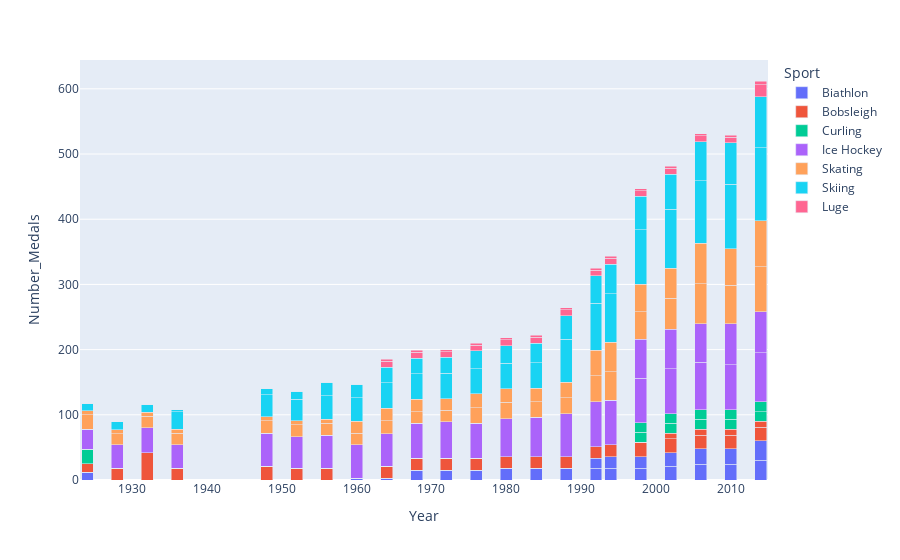

The notebook cell saved with this chart:
### Code cell
import plotly.express as px
 
df = df_final.copy()
 
fig = px.bar(df, x="Year", y="Number_Medals", color="Sport",
            hover_data=['Gender'], barmode = 'stack')
 
fig.show()

### Figure 1 — Plotly figure (JSON) as saved in the notebook; plotly's stock layout.template omitted (floating-point values rounded to 4 significant figures)
{"data": [{"alignmentgroup": "True", "customdata": [["Men"], ["Men"], ["Men"], ["Men"], ["Men"], ["Men"], ["Men"], ["Men"], ["Men"], ["Men"], ["Women"], ["Men"], ["Women"], ["Men"], ["Women"], ["Men"], ["Women"], ["Men"], ["Women"], ["Men"], ["Women"], ["Men"], ["Women"], ["Women"], ["Women"], ["Men"], ["Women"], ["Men"], ["Women"], ["Men"], ["Women"], ["Men"], ["Women"], ["Men"], ["Women"], ["Men"], ["Women"], ["Women"], ["Women"], ["Women"], ["Women"], ["Women"], ["Women"], ["Women"]], "hovertemplate": "Sport=Biathlon<br>Year=%{x}<br>Number_Medals=%{y}<br>Gender=%{customdata[0]}<extra></extra>", "legendgroup": "Biathlon", "marker": {"color": "#636efa"}, "name": "Biathlon", "offsetgroup": "Biathlon", "orientation": "v", "showlegend": true, "textposition": "auto", "type": "bar", "x": [1924, 1960, 1964, 1968, 1972, 1976, 1980, 1984, 1988, 1992, 1992, 1994, 1994, 1998, 1998, 2002, 2002, 2006, 2006, 2010, 2010, 2014, 2014, 1924, 1928, 1928, 1932, 1932, 1936, 1936, 1948, 1948, 1952, 1952, 1956, 1956, 1960, 1964, 1968, 1972, 1976, 1980, 1984, 1988], "xaxis": "x", "y": [12, 3, 3, 15, 15, 15, 18, 18, 18, 18, 15, 18, 18, 18, 18, 21, 21, 24, 24, 24, 24, 30, 30, 0, 0, 0, 0, 0, 0, 0, 0, 0, 0, 0, 0, 0, 0, 0, 0, 0, 0, 0, 0, 0], "yaxis": "y"}, {"alignmentgroup": "True", "customdata": [["Men"], ["Men"], ["Men"], ["Men"], ["Men"], ["Men"], ["Men"], ["Men"], ["Men"], ["Men"], ["Men"], ["Men"], ["Men"], ["Men"], ["Men"], ["Men"], ["Men"], ["Men"], ["Women"], ["Men"], ["Women"], ["Men"], ["Women"], ["Men"], ["Women"], ["Women"], ["Women"], ["Women"], ["Women"], ["Women"], ["Women"], ["Women"], ["Women"], ["Men"], ["Women"], ["Women"], ["Women"], ["Women"], ["Women"], ["Women"], ["Women"], ["Women"], ["Women"], ["Women"]], "hovertemplate": "Sport=Bobsleigh<br>Year=%{x}<br>Number_Medals=%{y}<br>Gender=%{customdata[0]}<extra></extra>", "legendgroup": "Bobsleigh", "marker": {"color": "#EF553B"}, "name": "Bobsleigh", "offsetgroup": "Bobsleigh", "orientation": "v", "showlegend": true, "textposition": "auto", "type": "bar", "x": [1924, 1928, 1932, 1936, 1948, 1952, 1956, 1964, 1968, 1972, 1976, 1980, 1984, 1988, 1992, 1994, 1998, 2002, 2002, 2006, 2006, 2010, 2010, 2014, 2014, 1924, 1928, 1932, 1936, 1948, 1952, 1956, 1960, 1960, 1964, 1968, 1972, 1976, 1980, 1984, 1988, 1992, 1994, 1998], "xaxis": "x", "y": [13, 18, 42, 18, 21, 18, 18, 18, 18, 18, 18, 18, 18, 18, 18, 18, 22, 21, 9, 21, 9, 21, 9, 21, 9, 0, 0, 0, 0, 0, 0, 0, 0, 0, 0, 0, 0, 0, 0, 0, 0, 0, 0, 0], "yaxis": "y"}, {"alignmentgroup": "True", "customdata": [["Men"], ["Men"], ["Women"], ["Men"], ["Women"], ["Men"], ["Women"], ["Men"], ["Women"], ["Men"], ["Women"], ["Women"], ["Women"], ["Men"], ["Women"], ["Men"], ["Women"], ["Men"], ["Women"], ["Men"], ["Women"], ["Men"], ["Women"], ["Men"], ["Women"], ["Men"], ["Women"], ["Men"], ["Women"], ["Men"], ["Women"], ["Men"], ["Women"], ["Men"], ["Women"], ["Men"], ["Women"], ["Men"], ["Women"], ["Men"], ["Women"], ["Men"], ["Women"], ["Men"]], "hovertemplate": "Sport=Curling<br>Year=%{x}<br>Number_Medals=%{y}<br>Gender=%{customdata[0]}<extra></extra>", "legendgroup": "Curling", "marker": {"color": "#00cc96"}, "name": "Curling", "offsetgroup": "Curling", "orientation": "v", "showlegend": true, "textposition": "auto", "type": "bar", "x": [1924, 1998, 1998, 2002, 2002, 2006, 2006, 2010, 2010, 2014, 2014, 1924, 1928, 1928, 1932, 1932, 1936, 1936, 1948, 1948, 1952, 1952, 1956, 1956, 1960, 1960, 1964, 1964, 1968, 1968, 1972, 1972, 1976, 1976, 1980, 1980, 1984, 1984, 1988, 1988, 1992, 1992, 1994, 1994], "xaxis": "x", "y": [22, 15, 15, 15, 15, 15, 15, 15, 15, 15, 15, 0, 0, 0, 0, 0, 0, 0, 0, 0, 0, 0, 0, 0, 0, 0, 0, 0, 0, 0, 0, 0, 0, 0, 0, 0, 0, 0, 0, 0, 0, 0, 0, 0], "yaxis": "y"}, {"alignmentgroup": "True", "customdata": [["Men"], ["Men"], ["Men"], ["Men"], ["Men"], ["Men"], ["Men"], ["Men"], ["Men"], ["Men"], ["Men"], ["Men"], ["Men"], ["Men"], ["Men"], ["Men"], ["Men"], ["Men"], ["Women"], ["Men"], ["Women"], ["Men"], ["Women"], ["Men"], ["Women"], ["Men"], ["Women"], ["Women"], ["Women"], ["Women"], ["Women"], ["Women"], ["Women"], ["Women"], ["Women"], ["Women"], ["Women"], ["Women"], ["Women"], ["Women"], ["Women"], ["Women"], ["Women"], ["Women"]], "hovertemplate": "Sport=Ice Hockey<br>Year=%{x}<br>Number_Medals=%{y}<br>Gender=%{customdata[0]}<extra></extra>", "legendgroup": "Ice Hockey", "marker": {"color": "#ab63fa"}, "name": "Ice Hockey", "offsetgroup": "Ice Hockey", "orientation": "v", "showlegend": true, "textposition": "auto", "type": "bar", "x": [1924, 1928, 1932, 1936, 1948, 1952, 1956, 1960, 1964, 1968, 1972, 1976, 1980, 1984, 1988, 1992, 1994, 1998, 1998, 2002, 2002, 2006, 2006, 2010, 2010, 2014, 2014, 1924, 1928, 1932, 1936, 1948, 1952, 1956, 1960, 1964, 1968, 1972, 1976, 1980, 1984, 1988, 1992, 1994], "xaxis": "x", "y": [31, 36, 38, 36, 51, 48, 51, 51, 50, 54, 56, 54, 58, 60, 66, 69, 68, 68, 60, 69, 60, 73, 59, 69, 63, 75, 63, 0, 0, 0, 0, 0, 0, 0, 0, 0, 0, 0, 0, 0, 0, 0, 0, 0], "yaxis": "y"}, {"alignmentgroup": "True", "customdata": [["Men"], ["Women"], ["Men"], ["Women"], ["Men"], ["Women"], ["Men"], ["Women"], ["Men"], ["Women"], ["Men"], ["Women"], ["Men"], ["Women"], ["Men"], ["Women"], ["Men"], ["Women"], ["Men"], ["Women"], ["Men"], ["Women"], ["Men"], ["Women"], ["Men"], ["Women"], ["Men"], ["Women"], ["Men"], ["Women"], ["Men"], ["Women"], ["Men"], ["Women"], ["Men"], ["Women"], ["Men"], ["Women"], ["Men"], ["Women"], ["Men"], ["Women"], ["Men"], ["Women"]], "hovertemplate": "Sport=Skating<br>Year=%{x}<br>Number_Medals=%{y}<br>Gender=%{customdata[0]}<extra></extra>", "legendgroup": "Skating", "marker": {"color": "#FFA15A"}, "name": "Skating", "offsetgroup": "Skating", "orientation": "v", "showlegend": true, "textposition": "auto", "type": "bar", "x": [1924, 1924, 1928, 1928, 1932, 1932, 1936, 1936, 1948, 1948, 1952, 1952, 1956, 1956, 1960, 1960, 1964, 1964, 1968, 1968, 1972, 1972, 1976, 1976, 1980, 1980, 1984, 1984, 1988, 1988, 1992, 1992, 1994, 1994, 1998, 1998, 2002, 2002, 2006, 2006, 2010, 2010, 2014, 2014], "xaxis": "x", "y": [22, 6, 17, 6, 18, 6, 18, 6, 19, 6, 19, 6, 18, 6, 18, 18, 20, 19, 18, 19, 18, 18, 24, 21, 25, 21, 24, 21, 24, 24, 40, 39, 44, 45, 42, 42, 48, 46, 61, 62, 59, 56, 69, 71], "yaxis": "y"}, {"alignmentgroup": "True", "customdata": [["Men"], ["Men"], ["Men"], ["Men"], ["Women"], ["Men"], ["Women"], ["Men"], ["Women"], ["Men"], ["Women"], ["Men"], ["Women"], ["Men"], ["Women"], ["Men"], ["Women"], ["Men"], ["Women"], ["Men"], ["Women"], ["Men"], ["Women"], ["Men"], ["Women"], ["Men"], ["Women"], ["Men"], ["Women"], ["Men"], ["Women"], ["Men"], ["Women"], ["Men"], ["Women"], ["Men"], ["Women"], ["Men"], ["Women"], ["Men"], ["Women"], ["Women"], ["Women"], ["Women"]], "hovertemplate": "Sport=Skiing<br>Year=%{x}<br>Number_Medals=%{y}<br>Gender=%{customdata[0]}<extra></extra>", "legendgroup": "Skiing", "marker": {"color": "#19d3f3"}, "name": "Skiing", "offsetgroup": "Skiing", "orientation": "v", "showlegend": true, "textposition": "auto", "type": "bar", "x": [1924, 1928, 1932, 1936, 1936, 1948, 1948, 1952, 1952, 1956, 1956, 1960, 1960, 1964, 1964, 1968, 1968, 1972, 1972, 1976, 1976, 1980, 1980, 1984, 1984, 1988, 1988, 1992, 1992, 1994, 1994, 1998, 1998, 2002, 2002, 2006, 2006, 2010, 2010, 2014, 2014, 1924, 1928, 1932], "xaxis": "x", "y": [12, 12, 12, 27, 3, 34, 9, 33, 12, 36, 21, 36, 21, 39, 24, 39, 24, 39, 24, 39, 27, 39, 27, 39, 30, 66, 36, 72, 42, 75, 45, 84, 51, 90, 54, 96, 60, 99, 63, 112, 78, 0, 0, 0], "yaxis": "y"}, {"alignmentgroup": "True", "customdata": [["Men"], ["Women"], ["Men"], ["Women"], ["Men"], ["Women"], ["Men"], ["Women"], ["Men"], ["Women"], ["Men"], ["Women"], ["Men"], ["Women"], ["Men"], ["Women"], ["Men"], ["Women"], ["Men"], ["Women"], ["Men"], ["Women"], ["Men"], ["Women"], ["Men"], ["Women"], ["Men"], ["Women"], ["Women"], ["Men"], ["Women"], ["Men"], ["Women"], ["Men"], ["Women"], ["Men"], ["Women"], ["Men"], ["Women"], ["Men"], ["Women"], ["Men"], ["Women"], ["Men"]], "hovertemplate": "Sport=Luge<br>Year=%{x}<br>Number_Medals=%{y}<br>Gender=%{customdata[0]}<extra></extra>", "legendgroup": "Luge", "marker": {"color": "#FF6692"}, "name": "Luge", "offsetgroup": "Luge", "orientation": "v", "showlegend": true, "textposition": "auto", "type": "bar", "x": [1964, 1964, 1968, 1968, 1972, 1972, 1976, 1976, 1980, 1980, 1984, 1984, 1988, 1988, 1992, 1992, 1994, 1994, 1998, 1998, 2002, 2002, 2006, 2006, 2010, 2010, 2014, 2014, 1924, 1924, 1928, 1928, 1932, 1932, 1936, 1936, 1948, 1948, 1952, 1952, 1956, 1956, 1960, 1960], "xaxis": "x", "y": [9, 3, 9, 3, 9, 3, 9, 3, 9, 3, 9, 3, 9, 3, 9, 3, 9, 3, 9, 3, 9, 3, 9, 3, 9, 3, 18, 6, 0, 0, 0, 0, 0, 0, 0, 0, 0, 0, 0, 0, 0, 0, 0, 0], "yaxis": "y"}], "layout": {"barmode": "stack", "legend": {"title": {"text": "Sport"}, "tracegroupgap": 0}, "margin": {"t": 60}, "xaxis": {"anchor": "y", "domain": [0, 1], "title": {"text": "Year"}}, "yaxis": {"anchor": "x", "domain": [0, 1], "title": {"text": "Number_Medals"}}}}
